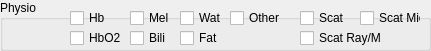
     <widget class="QGroupBox" name="groupBox_Physio">
      <property name="geometry">
       <rect>
        <x>740</x>
        <y>500</y>
        <width>431</width>
        <height>51</height>
       </rect>
      </property>
      <property name="title">
       <string>Physio</string>
      </property>
      <widget class="QCheckBox" name="checkBox_EnableCalcHb">
       <property name="geometry">
        <rect>
         <x>70</x>
         <y>10</y>
         <width>51</width>
         <height>16</height>
        </rect>
       </property>
       <property name="text">
        <string>Hb</string>
       </property>
      </widget>
      <widget class="QCheckBox" name="checkBox_EnableCalcMelanin">
       <property name="geometry">
        <rect>
         <x>130</x>
         <y>10</y>
         <width>51</width>
         <height>16</height>
        </rect>
       </property>
       <property name="text">
        <string>Mel</string>
       </property>
      </widget>
      <widget class="QCheckBox" name="checkBox_EnableCalcWater">
       <property name="geometry">
        <rect>
         <x>180</x>
         <y>10</y>
         <width>51</width>
         <height>16</height>
        </rect>
       </property>
       <property name="text">
        <string>Wat</string>
       </property>
      </widget>
      <widget class="QCheckBox" name="checkBox_EnableCalcOther">
       <property name="geometry">
        <rect>
         <x>230</x>
         <y>10</y>
         <width>51</width>
         <height>16</height>
        </rect>
       </property>
       <property name="text">
        <string>Other</string>
       </property>
      </widget>
      <widget class="QCheckBox" name="checkBox_EnableCalcScat">
       <property name="geometry">
        <rect>
         <x>300</x>
         <y>10</y>
         <width>51</width>
         <height>16</height>
        </rect>
       </property>
       <property name="text">
        <string>Scat</string>
       </property>
      </widget>
      <widget class="QCheckBox" name="checkBox_EnableCalcMie">
       <property name="geometry">
        <rect>
         <x>360</x>
         <y>10</y>
         <width>61</width>
         <height>16</height>
        </rect>
       </property>
       <property name="text">
        <string>Scat Mie</string>
       </property>
      </widget>
      <widget class="QCheckBox" name="checkBox_EnableCalcHbO2">
       <property name="geometry">
        <rect>
         <x>70</x>
         <y>30</y>
         <width>51</width>
         <height>16</height>
        </rect>
       </property>
       <property name="text">
        <string>HbO2</string>
       </property>
      </widget>
      <widget class="QCheckBox" name="checkBox_EnableCalcBilirubin">
       <property name="geometry">
        <rect>
         <x>130</x>
         <y>30</y>
         <width>51</width>
         <height>16</height>
        </rect>
       </property>
       <property name="text">
        <string>Bili</string>
       </property>
      </widget>
      <widget class="QCheckBox" name="checkBox_EnableCalcFat">
       <property name="geometry">
        <rect>
         <x>180</x>
         <y>30</y>
         <width>51</width>
         <height>16</height>
        </rect>
       </property>
       <property name="text">
        <string>Fat</string>
       </property>
      </widget>
      <widget class="QCheckBox" name="checkBox_EnableCalcR">
       <property name="geometry">
        <rect>
         <x>300</x>
         <y>30</y>
         <width>81</width>
         <height>16</height>
        </rect>
       </property>
       <property name="text">
        <string>Scat Ray/Mie</string>
       </property>
      </widget>
     </widget>
